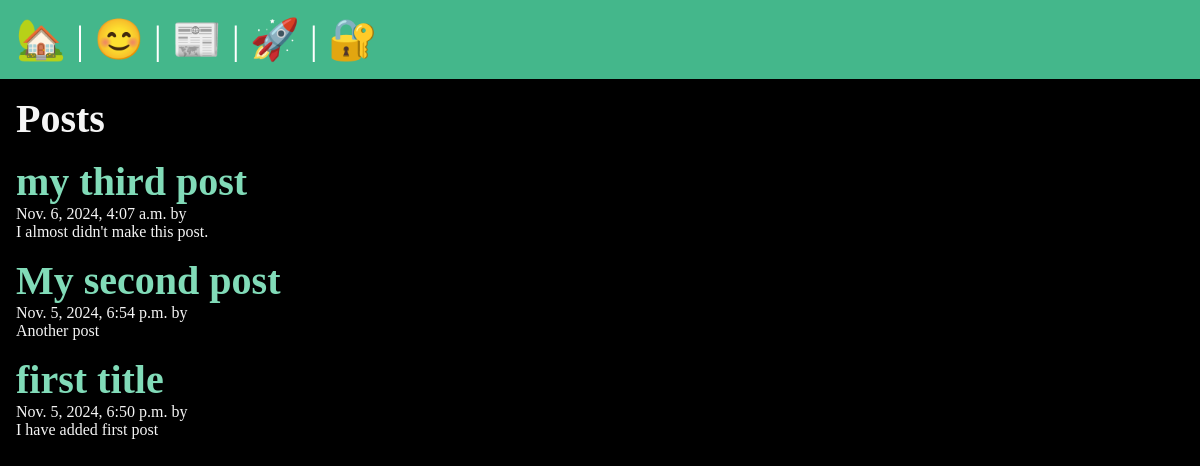
/posts/, run on an earlier commit of the app's database.
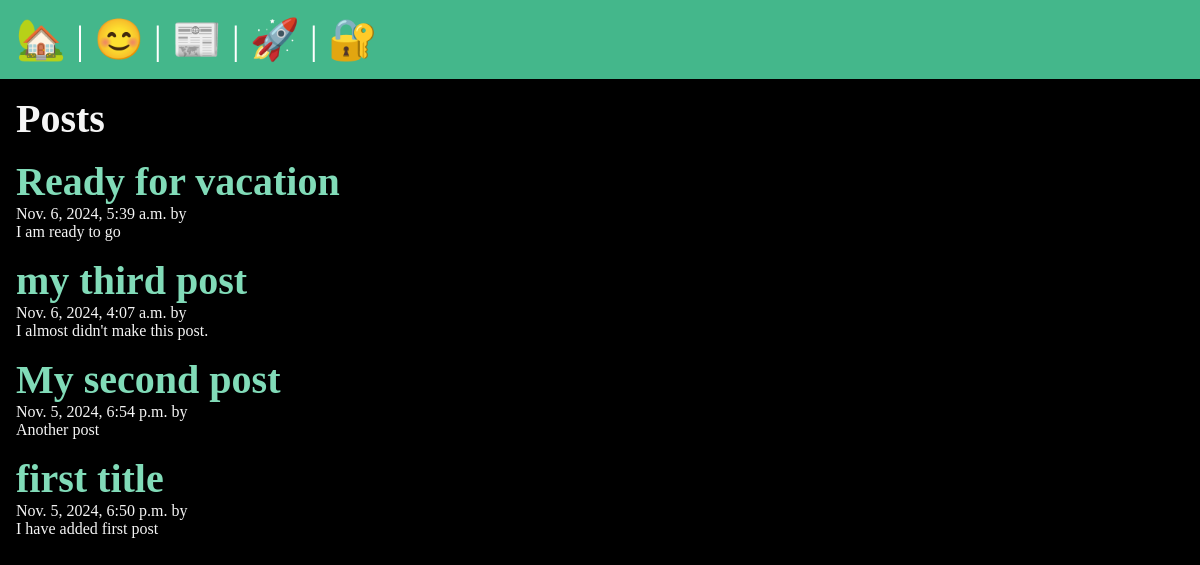
And on a later commit of the database.
### posts/models.py (models this page shows, shortened)
class Post(models.Model):
    title = models.CharField(max_length=200)
    body = models.TextField()
    slug = models.SlugField()
    date = models.DateTimeField(auto_now_add=True)
    banner = models.ImageField(default="fallback.jpg", blank=True)
    author = models.ForeignKey(User, on_delete=models.CASCADE, default=None)

### posts/views.py (the view)
# urls.py: path("", views.posts_list, name="list"),
def posts_list(request):
    posts = Post.objects.all().order_by("-date")
    return render(request, "posts/posts_list.html", {"posts": posts})

### posts/templates/posts/posts_list.html (shortened to what this page needs)
{% extends 'layout.html' %}
{% block content %}
<section>
    <h1>Posts</h1>
    {% for post in posts %}
        <article class="post">
            <h2>
                <a href="{% url 'posts:page' slug=post.slug %}">
                {{ post.title }}
                </a>
            </h2>
            <p>{{ post.date }} by {{ post.author }}</p>
            <p>{{ post.body }}</p>
        </article>
    {% endfor %}
</section>
{% endblock %}

### templates/layout.html (shortened to what this page needs)
<!DOCTYPE html>
{% load static %}
<html lang="en">
<head>
    <link rel="stylesheet" href="{% static 'css/style.css'%}">
</head>
<body>
    <nav>
        <a href="/">
            <span role="img" aria-label="Home" title="Home">🏡</span>
        </a>|
        <a href="/about">
            <span role="img" aria-label="About" title="About">😊</span>
        </a>|
        <a href="{% url 'posts:list' %}">
            <span role="img" aria-label="Post" title="Posts">📰</span>
        </a>
        {% if user.is_authenticated %}
            |
            <a href="{% url 'posts:new-post' %}" title="New Post">
                <span role="img" aria-label="New Post">🆕</span>
            </a>|
            <form class="logout" action="{% url 'users:logout' %}" method="post">
                {% csrf_token %}
                <button class="logout-button" aria-label="User Logout" title="User Logout">
                    👋
                </button>
            </form>
        {% else %}
            |
            <a href="{% url 'users:register' %}" title="User Registration">
                <span role="img" aria-label="User Registeration">🚀</span>
            </a>|
            <a href="{% url 'users:login' %}" title="User Login">
                <span role="img" aria-label="User Login">🔐</span>
            </a>
        {% endif %}
    </nav>
    <main>
        {% block content %}
        {% endblock %}
    </main>
</body>
</html>

### static/css/style.css (style rules this page uses)
* { margin: 0; padding: 0; box-sizing: border-box; }
body { min-height: 100vh; background-color: black; color: whitesmoke; font-size: 3rem; }
nav { padding: 1rem; background-color: #44B78B; color: white; font-size: 2.5rem; }
main { padding: 1rem; }
section { display: flex; flex-flow: column; gap: 1rem; }
h1, h2 { font-size: 2.5rem; }
p { font-size: 1rem; }
a { text-decoration: none; color: #81dbb8; }

What changed in the data, as far as the page shows it:
added Post: title "Ready for vacation", date "Nov. 6, 2024, 5:39 a.m.", body "I am ready to go"
